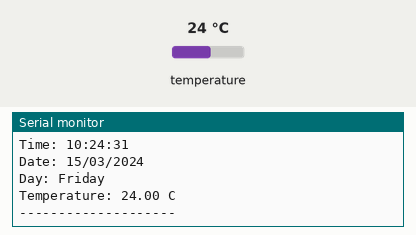
Simulated run of this sketch. Board: Arduino Uno, built with avr-gcc and run on an emulated ATmega328P. Shown: the last lines printed to the serial monitor. Inputs (shaded band) come from the test bench; at power-on: temperature 24 °C. The local clock reads 2024-03-15 10:24:30 at power-on unless the sketch sets it.

Above: at 1.8 s.
1.9 s: temperature set to 12 °C
At 2.6 s:
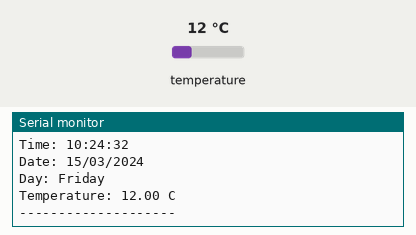
3.4 s: temperature set to 19 °C
At 5.0 s:
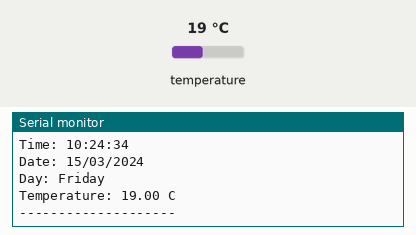
Timing chart, 0 to 6.5 s (numbered marks = the images above; inputs shaded):
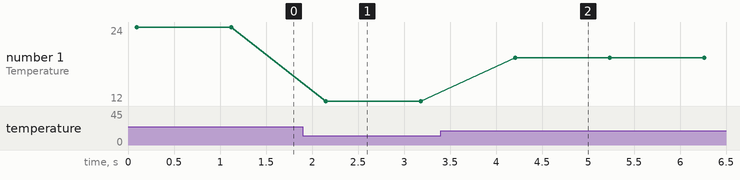

The sketch:

rtc-test.ino
```cpp
#include <Wire.h>
#include <RTClib.h>

RTC_DS3231 rtc;

const char* daysOfWeek[] = {
  "Sunday",
  "Monday",
  "Tuesday",
  "Wednesday",
  "Thursday",
  "Friday",
  "Saturday"
};

void setup() {
  Serial.begin(9600);
  Wire.begin();

  if (!rtc.begin()) {
    Serial.println("ERROR: DS3231 not found!");
    while (1);
  }

  if (rtc.lostPower()) {
    Serial.println("RTC lost power!");
    Serial.println("Setting time to computer compile time...");

    rtc.adjust(DateTime(F(__DATE__), F(__TIME__)));
  }

  Serial.println("DS3231 RTC started!");
  Serial.println("--------------------");
}

void loop() {
  DateTime now = rtc.now();

  Serial.print("Time: ");

  if (now.hour() < 10) Serial.print("0");
  Serial.print(now.hour());

  Serial.print(":");

  if (now.minute() < 10) Serial.print("0");
  Serial.print(now.minute());

  Serial.print(":");

  if (now.second() < 10) Serial.print("0");
  Serial.println(now.second());


  Serial.print("Date: ");

  if (now.day() < 10) Serial.print("0");
  Serial.print(now.day());

  Serial.print("/");

  if (now.month() < 10) Serial.print("0");
  Serial.print(now.month());

  Serial.print("/");
  Serial.println(now.year());


  Serial.print("Day: ");
  Serial.println(daysOfWeek[now.dayOfTheWeek()]);


  Serial.print("Temperature: ");
  Serial.print(rtc.getTemperature());
  Serial.println(" C");

  Serial.println("--------------------");

  delay(1000);
}
```

Measured:
- after the input at 1.9 s, the serial monitor: prints a new line after 0.25 s (image 1)
- after the input at 3.4 s, the serial monitor: prints a new line after 0.81 s (image 2)
- plotted number 1: 24 → 12 after the input at 1.9 s, 12 → 19 after the input at 3.4 s
